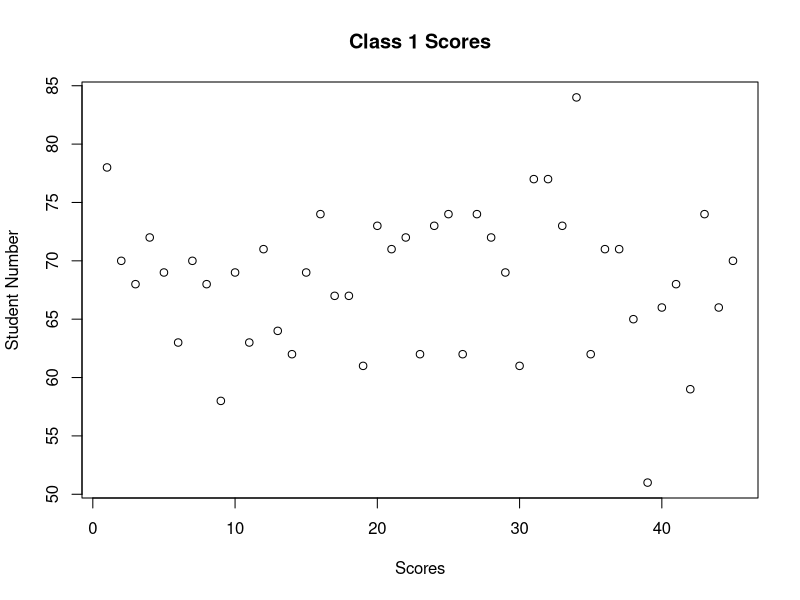
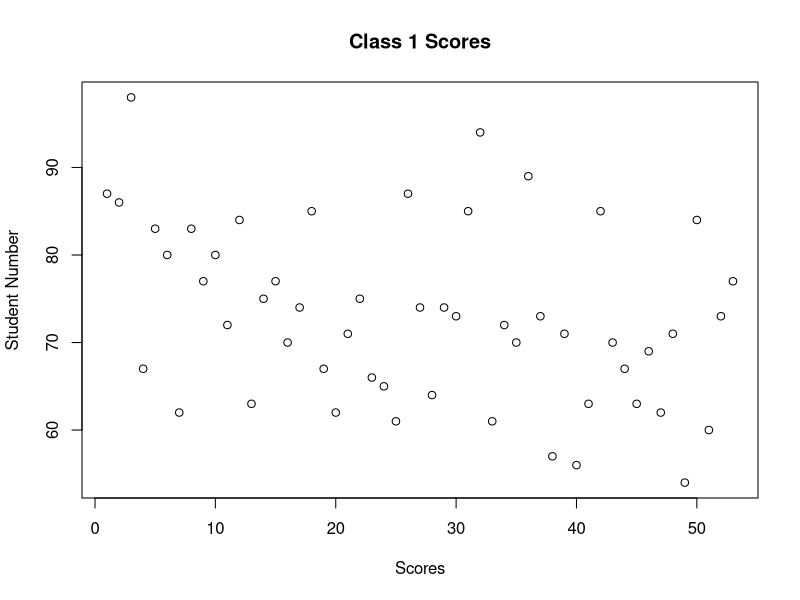

The R script that drew these images, in order:
setwd("C:/Users/momot/OneDrive/Documents/GitHub/Data-Analysis-HW/Hw 2")
class_data <- read.csv("class_data.csv", header = TRUE)
class1 <- na.omit(class_data$class1)
class2 <- class_data$class2

png(filename = "Class1Data.png")
plot(class1, main = "Class 1 Scores", xlab = "Scores", ylab = "Student Number")
mean1 <- mean(class1)
dev.off()
png(filename = "Class2Data.png")

plot(class2, main = "Class 1 Scores", xlab = "Scores", ylab = "Student Number")
mean2 <- mean(class2)
dev.off()
print(paste("mean for class 1,", mean1))
print(paste("mean for class 2,", mean2))
# We will use a t-test

spooled <- ((length(class1) - 1) * sd(class1)^2 + (length(class2) - 1) * sd(class2)^2) / (length(class1) + length(class2) - 2)

t <- (mean1 - mean2) / (sqrt(spooled) * sqrt(1 / length(class1) + 1 / length(class2)))
ta <- qt(1 - .05 / 2, length(class1) + length(class2) - 2)
print(paste("our test statistic:", abs(t), ">", ta, " which is t_.925,n_x+x_y-2"))

ta <- qt(1 - .01 / 2, length(class1) + length(class2) - 2)
print(paste("our test statistic:", abs(t), "<", ta, " which is t_.995,n_x+x_y-2"))
# Thus we reject H_0 = m_class1 - m_class2 = 0 and H_A = m_class1 - m_class2 != 0
# We make the same conclusion as our test stat is still slightly larger
